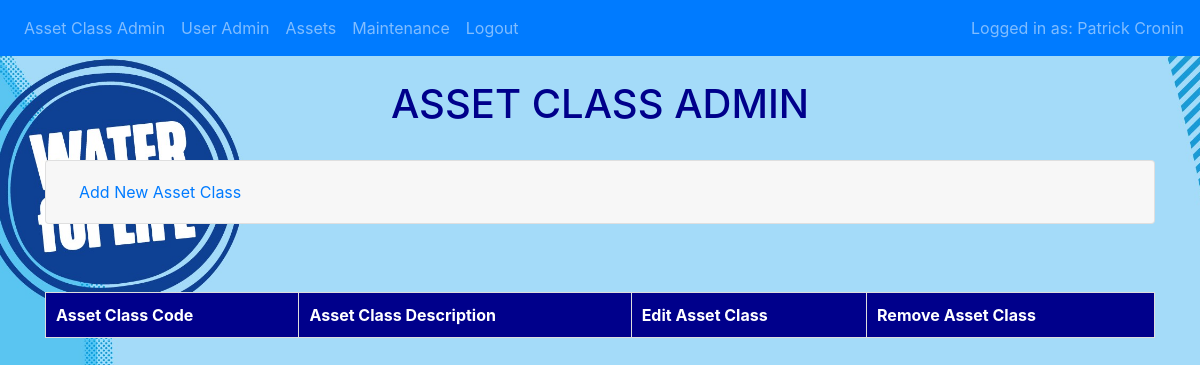
/assetclassadmin (signed in), run on an earlier commit of the app's database.
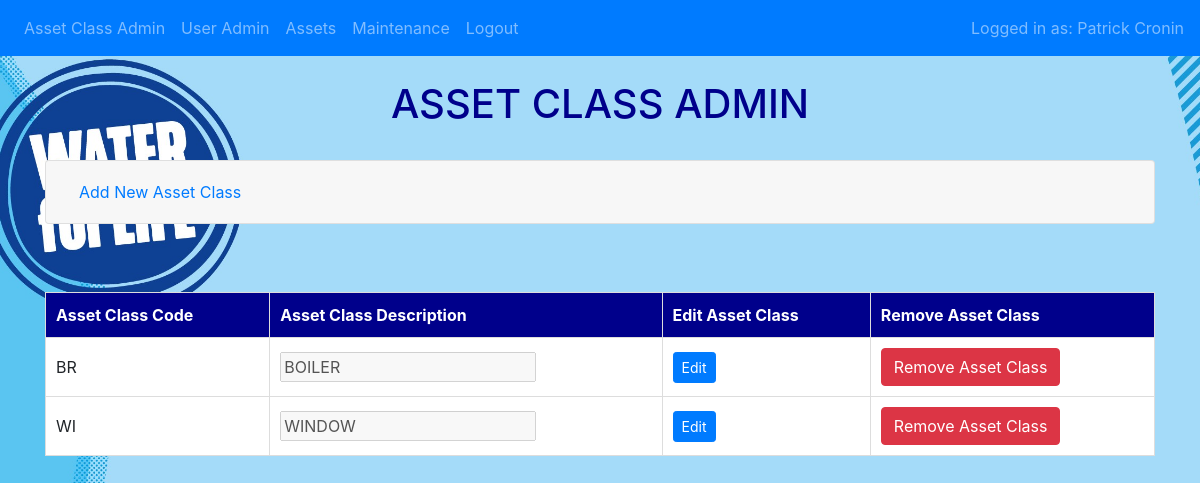
And on a later commit of the database.
### website/models.py (models this page shows)
class Assetclass(db.Model):
    class_code = db.Column(db.String(2), primary_key=True)
    class_desc = db.Column(db.String(50), nullable=False)
    assets = db.relationship('Asset', backref='assetclass', lazy=True)

### website/views.py (the view, shortened to what this page needs)
@views.route('/assetclassadmin', methods=['GET', 'POST'])
@admin_required
def assetclassadmin():
    AssetClassList = db.session.query(Assetclass).all()
    return render_template("assetclassadmin.html", user=current_user, asset_class_list=AssetClassList)

### website/__init__.py (called while the page is built)
def create_app():
    app = Flask(__name__)
    app.config.from_object('config.Config')
    db.init_app(app)
    from .views import  views
    from .auth import auth
    app.register_blueprint(views, url_prefix='/')
    app.register_blueprint(auth, url_prefix='/')
    from .models import User, Assetclass, Asset, Maintenance
    with app.app_context():
        db.create_all()
    login_manager = LoginManager()
    login_manager.login_view = 'auth.login'
    try:
        login_manager.init_app(app)
        @login_manager.user_loader
        def load_user(id):
            return User.query.get(int(id))
    except Exception as e:
        logging.error(f"Error loading user {id}: {e}")
        return None
    return app

### website/templates/assetclassadmin.html (shortened to what this page needs)
{% extends "base.html" %}
{% block content %}<br><h1 style="text-align: center; color:darkblue;">ASSET CLASS ADMIN</h1><br>
<div class="accordion" id="userACAdminAccordion">
<div class="card">
    <div class="card-header" id="headingAddAssetClass">
        <h2 class="mb-0">
            <button class="btn btn-link btn-block text-left" type="button" data-toggle="collapse" data-target="#collapseAddAssetClass" aria-expanded="false" aria-controls="collapseAddAssetClass">
                Add New Asset Class
            </button>
        </h2>
    </div>
</div>
</div>
<br>
<br>
<table>
    <thead>
        <tr>
            <th>Asset Class Code</th>
            <th>Asset Class Description</th>
            <th>Edit Asset Class</th>
            <th>Remove Asset Class</th>
        </tr>
    </thead>
    <tbody>
        {% for assetclass in asset_class_list %}
        <tr id="{{ assetclass.class_code }}">
            <td>{{ assetclass.class_code }}</td>
            <td><input type="text" name="asset_class_desc" value="{{ assetclass.class_desc }}" disabled></td>
            <td>
                <button class="btn btn-sm btn-primary" data-editing="false" onclick="toggleEdit(this, '{{ assetclass.class_code }}', ['asset_class_desc'], '/edit_asset_class', {{ assetclass.class_code }})">
                    Edit
                </button>
            </td>
            <td>
                <form action="{{ url_for('views.delete_asset_class', class_code=assetclass.class_code) }}" method="POST" onsubmit="return confirm('Are you sure you want to remove this asset class?');">
                    <button type="submit" class="btn btn-danger">Remove Asset Class</button>
                </form>
            </td>
        <tr>
{% endfor %}
</tbody>
</table>
{% endblock %}

What changed in the data, as far as the page shows it:
added Assetclass: class_code "BR", asset_class_desc "BOILER"
added Assetclass: class_code "WI", asset_class_desc "WINDOW"
